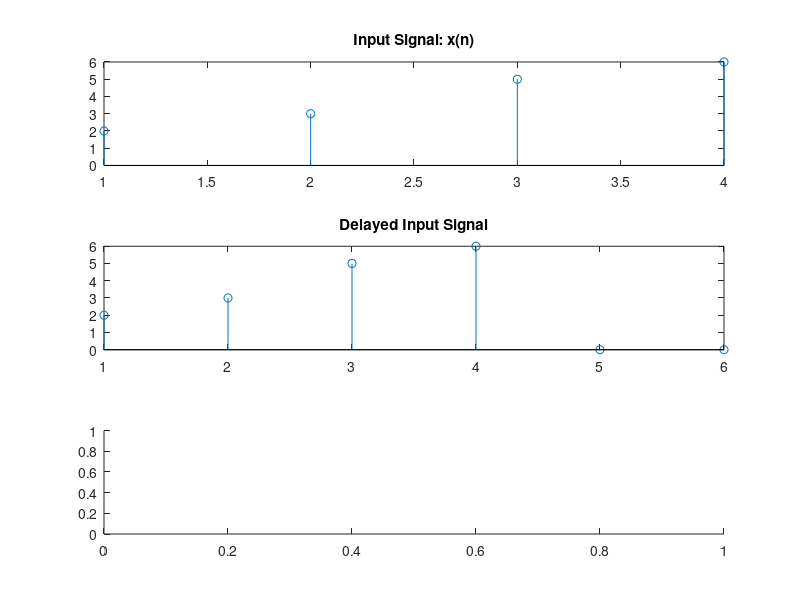

The MATLAB source for this figure: (Note: this script raises an error after producing the figure.)
x = [2 3 5 6];
d = 6;              %delay
h = zeros(1,d);

disp(length(x));

for i=1:length(x)
    h(i)=x(i);
end


Y = xcorr(x,h);


%plotting section

subplot(3,1,1);
stem(x);
title('Input Signal: x(n)');

subplot(3,1,2);
stem(h);
title('Delayed Input Signal');

subplot(3,1,3);
stem(X);
title('Auto Corrrelated Signal');